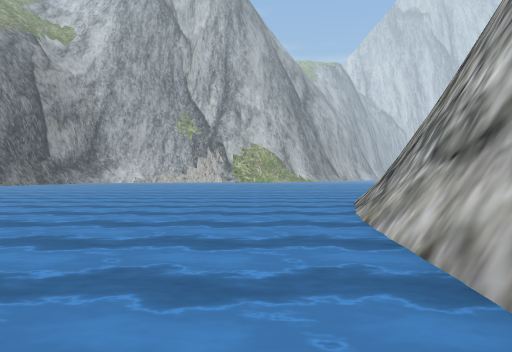
[1] (above)

17 first-person views from a walk through a 3-D level made in the Unity game engine. The camera is 1.4 m above the floor, looks level and sees 70° across. The floor is counted in squares, 2 m on a side. Each view is taken from the middle of a square. On the plan, view 1 faces up. The plan holds only what a view shows up to about 11 squares ahead; the rest is blank. The place goes on beyond the plan. Some surface patterns are stand-ins.

[2]
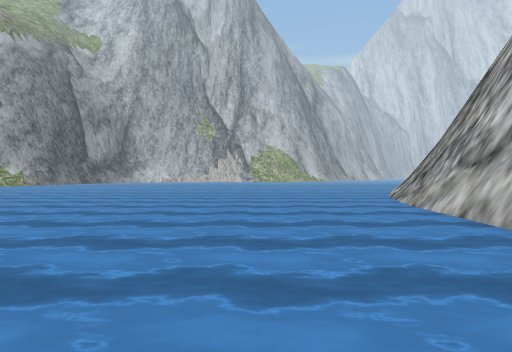

[3]
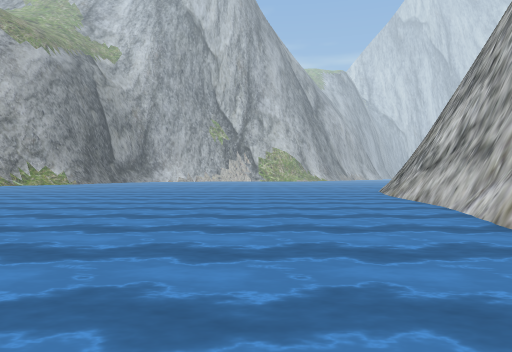

[4]
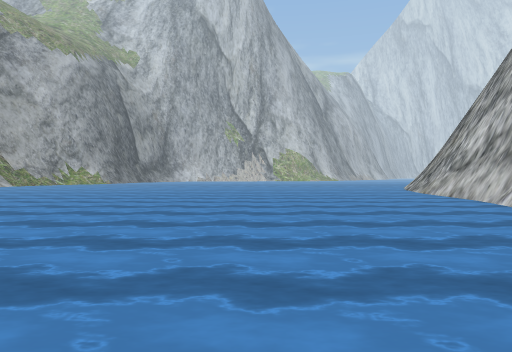

[5]
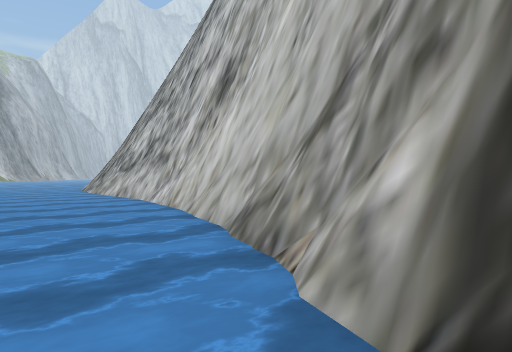

[6]
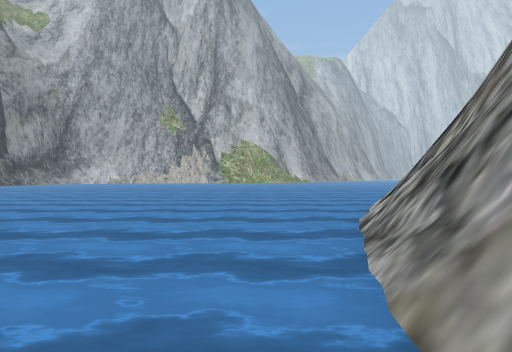

[7]
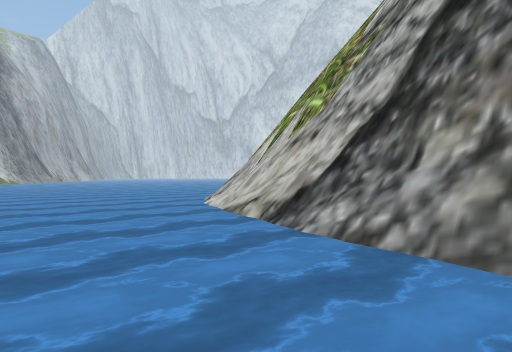

[8]
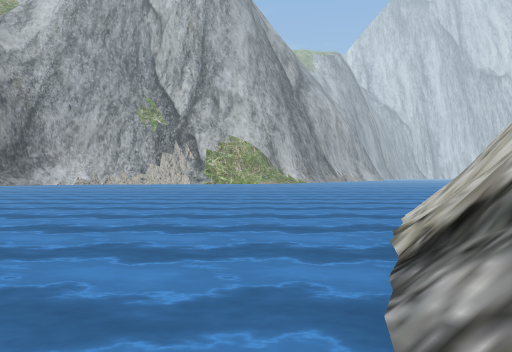

[9]
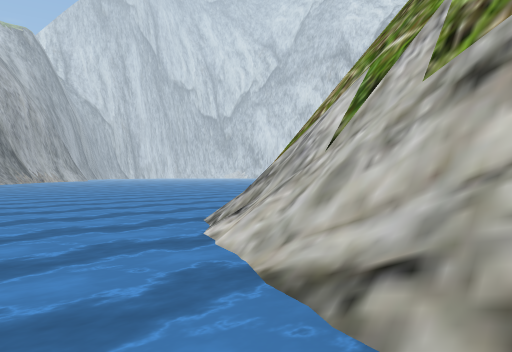

[10]
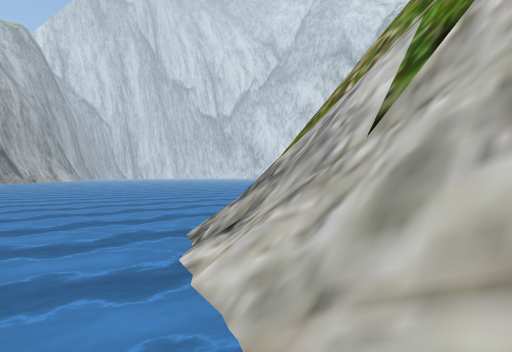

[11]
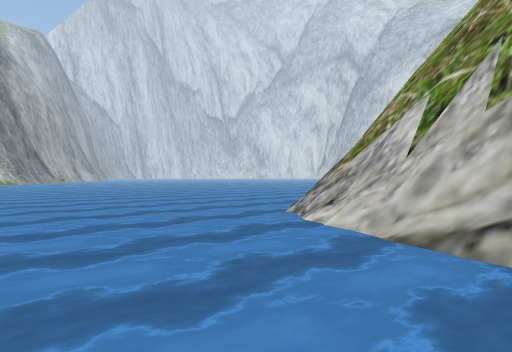

[12]
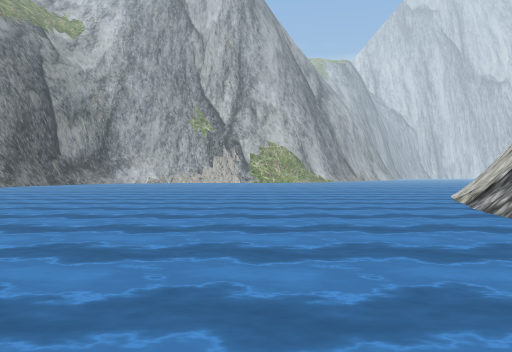

[13]
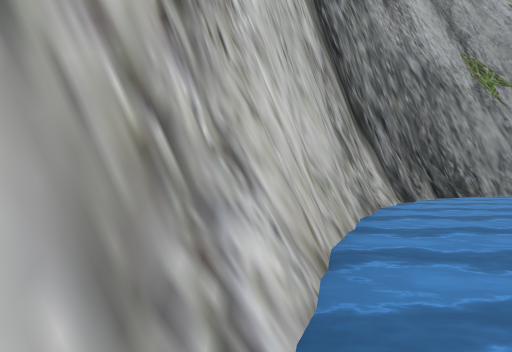

[14]
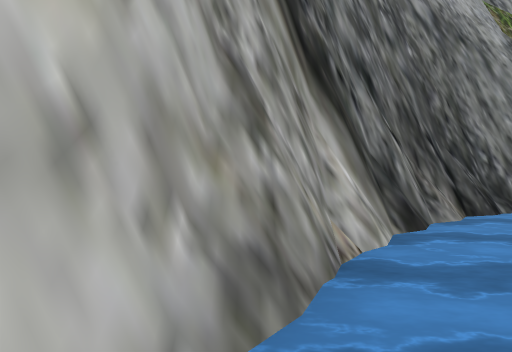

[15]
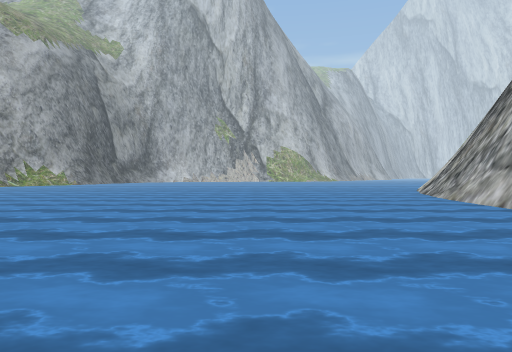

[16]
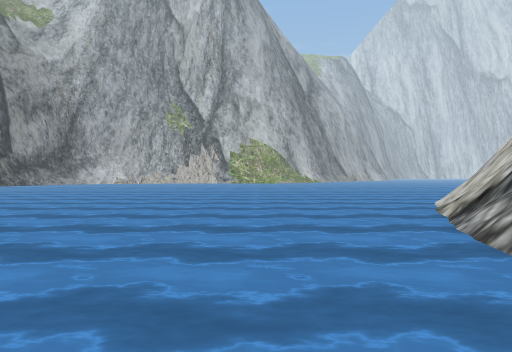

[17]
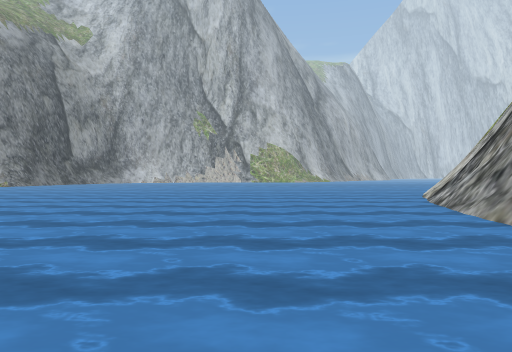

### Floor plan
Key: @ floor where view 1 was taken; # wall or solid block; . main floor; : floor 0.25 m higher than the main floor; / step, stairs or slope; ≈ water the walk keeps out of.
Columns run from 12 left of view 1 to 9 right of it. Each row starts with its distance up from view 1.
 25                  ≈≈
 24               ≈≈≈≈≈≈
 23               ≈≈≈≈≈≈≈
 22               ≈≈≈≈≈≈≈≈
 21               ≈≈≈≈≈≈≈≈
 20              ≈≈≈≈≈≈≈..
 19        ≈≈≈≈≈≈≈≈≈≈≈....
 18        ≈≈≈≈≈≈≈≈≈≈....
 17         ≈≈≈≈≈≈≈≈.....
 16      ≈≈≈≈≈≈≈≈≈≈....
 15      ≈≈≈≈≈≈≈≈≈..../#
 14       ≈≈≈≈≈≈≈≈.../##
 13    ≈≈≈≈≈≈≈≈≈≈....##
 12    ≈≈≈≈≈≈≈≈≈≈.../##
 11    ≈≈≈≈≈≈≈≈≈....##
 10    ≈≈≈≈≈≈≈≈≈.../##
  9     ≈≈≈≈≈≈≈≈.../#
  8    ≈≈≈≈≈≈≈≈....##
  7    ≈≈≈≈≈≈≈≈...:#
  6  ≈≈≈≈≈≈≈≈≈≈...##
  5  ≈≈≈≈≈≈≈≈≈≈...#
  4   ≈≈≈≈≈≈≈≈≈...#
  3   ≈≈≈≈≈≈≈≈≈...#
  2 ≈≈≈≈≈≈≈≈≈≈....#
  1 ≈≈≈≈≈≈≈≈≈≈....#
  0  ≈≈≈≈≈≈≈≈≈..@##
 -1  ≈≈≈≈≈≈≈≈≈...#
 -2   ≈≈≈≈≈≈≈≈...#
 -3    ≈≈≈≈≈≈...##
 -4    ≈≈≈≈≈≈...#
 -5     ≈≈≈≈....#
 -6      ≈≈≈...##
 -7      ≈≈≈...#
 -8       ≈...##
 -9       ...##
-10       ..##
-11       ###
-12       #

Positions as (right, up) in squares from view 1, and headings:
1: (0, 0), facing up
2: (-2, -3), facing up
3: (-3, -7), facing up
4: (-5, -9), facing up
5: (-4, -9), facing up-right
6: (1, 4), facing up
7: (-1, 7), facing up-right
8: (2, 8), facing up
9: (2, 11), facing up-right
10: (3, 12), facing up-right
11: (0, 11), facing up-right
12: (-2, 2), facing up
13: (1, 1), facing down
14: (-1, -4), facing down
15: (-4, -5), facing up
16: (0, 5), facing up
17: (-2, 0), facing up
